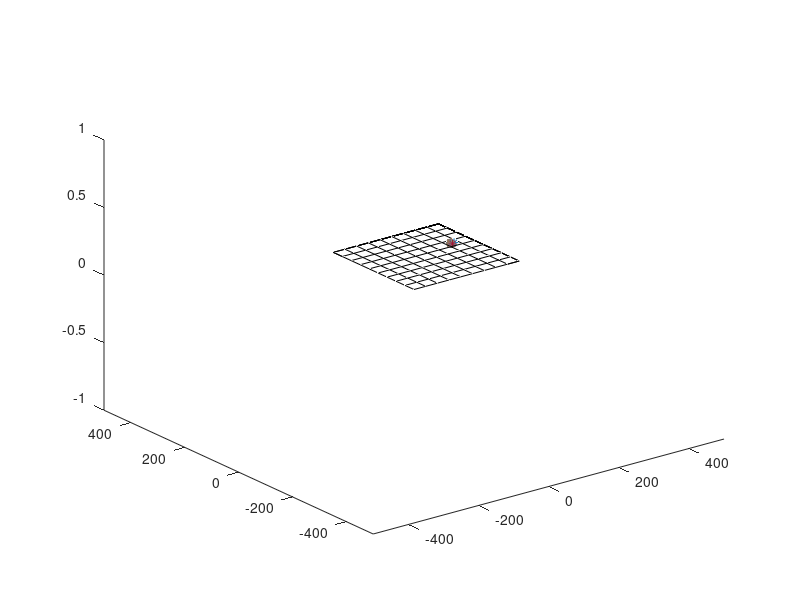

Source code (MATLAB):
L=300; n=9 ; i=5; j=7;
l01=50; l02=50;
l2=240;l3=210;l4=150;r=5;

for t=0:0.1:2*pi
    axis([-500 500 -500 500]);
    Xij=L*(j+0.5)/n;
    Yij=L*(i+0.5)/n;
    X=Xij+r*cos(t);
    Y=Yij+r*sin(t);
    z=0;
    A=X+l01;
    B=Y-l02;
    c2=(A^2+B^2-l2^2-l3^2)/(2*l2*l3);
    s2=sqrt(abs(1-c2^2));
    t2=atan2(s2,c2);
    c1=-l3*sin(t2)*B-A*(l2+l3*cos(t2));
    s1=A*l3*sin(t2)-(l2+l3*cos(t2))*B;
    t1=atan2(s1,c1);
    Px=l2*cos(t1)+l3*cos(t1+t2);
    Py=l2*sin(t1)+l3*sin(t1+t2);
    Pz=0;
    plot3(X,Y,z,'*');
    hold on;   
end

for ii=0:100/3:300
     rectangle('Position',[0 0 ii ii]);
     rectangle('Position',[300-ii 300-ii  ii ii]);
end

